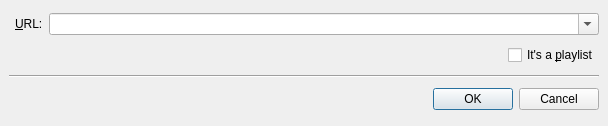
<?xml version="1.0" encoding="UTF-8"?>
<ui version="4.0">
 <class>InputURL</class>
 <widget class="QDialog" name="InputURL">
  <property name="geometry">
   <rect>
    <x>0</x>
    <y>0</y>
    <width>608</width>
    <height>126</height>
   </rect>
  </property>
  <property name="windowTitle">
   <string>ROSA Media Player - Enter URL</string>
  </property>
  <layout class="QGridLayout">
   <property name="margin">
    <number>9</number>
   </property>
   <property name="spacing">
    <number>6</number>
   </property>
   <item row="1" column="1">
    <layout class="QHBoxLayout">
     <property name="spacing">
      <number>6</number>
     </property>
     <property name="margin">
      <number>0</number>
     </property>
     <item>
      <spacer>
       <property name="orientation">
        <enum>Qt::Horizontal</enum>
       </property>
       <property name="sizeHint" stdset="0">
        <size>
         <width>40</width>
         <height>20</height>
        </size>
       </property>
      </spacer>
     </item>
     <item>
      <widget class="QCheckBox" name="playlist_check">
       <property name="text">
        <string>It's a &amp;playlist</string>
       </property>
      </widget>
     </item>
    </layout>
   </item>
   <item row="2" column="0" colspan="2">
    <widget class="Line" name="line">
     <property name="orientation">
      <enum>Qt::Horizontal</enum>
     </property>
    </widget>
   </item>
   <item row="3" column="0" colspan="2">
    <widget class="QDialogButtonBox" name="buttonBox">
     <property name="orientation">
      <enum>Qt::Horizontal</enum>
     </property>
     <property name="standardButtons">
      <set>QDialogButtonBox::Cancel|QDialogButtonBox::Ok</set>
     </property>
    </widget>
   </item>
   <item row="0" column="1">
    <layout class="QHBoxLayout">
     <property name="spacing">
      <number>6</number>
     </property>
     <property name="margin">
      <number>0</number>
     </property>
     <item>
      <widget class="QLabel" name="label">
       <property name="text">
        <string>&amp;URL:</string>
       </property>
       <property name="buddy">
        <cstring>url_edit</cstring>
       </property>
      </widget>
     </item>
     <item>
      <widget class="QComboBox" name="url_edit">
       <property name="sizePolicy">
        <sizepolicy hsizetype="MinimumExpanding" vsizetype="Fixed">
         <horstretch>0</horstretch>
         <verstretch>0</verstretch>
        </sizepolicy>
       </property>
       <property name="editable">
        <bool>true</bool>
       </property>
      </widget>
     </item>
    </layout>
   </item>
  </layout>
 </widget>
 <tabstops>
  <tabstop>url_edit</tabstop>
  <tabstop>playlist_check</tabstop>
  <tabstop>buttonBox</tabstop>
 </tabstops>
 <resources/>
 <connections>
  <connection>
   <sender>buttonBox</sender>
   <signal>accepted()</signal>
   <receiver>InputURL</receiver>
   <slot>accept()</slot>
   <hints>
    <hint type="sourcelabel">
     <x>248</x>
     <y>254</y>
    </hint>
    <hint type="destinationlabel">
     <x>157</x>
     <y>274</y>
    </hint>
   </hints>
  </connection>
  <connection>
   <sender>buttonBox</sender>
   <signal>rejected()</signal>
   <receiver>InputURL</receiver>
   <slot>reject()</slot>
   <hints>
    <hint type="sourcelabel">
     <x>316</x>
     <y>260</y>
    </hint>
    <hint type="destinationlabel">
     <x>286</x>
     <y>274</y>
    </hint>
   </hints>
  </connection>
 </connections>
</ui>
